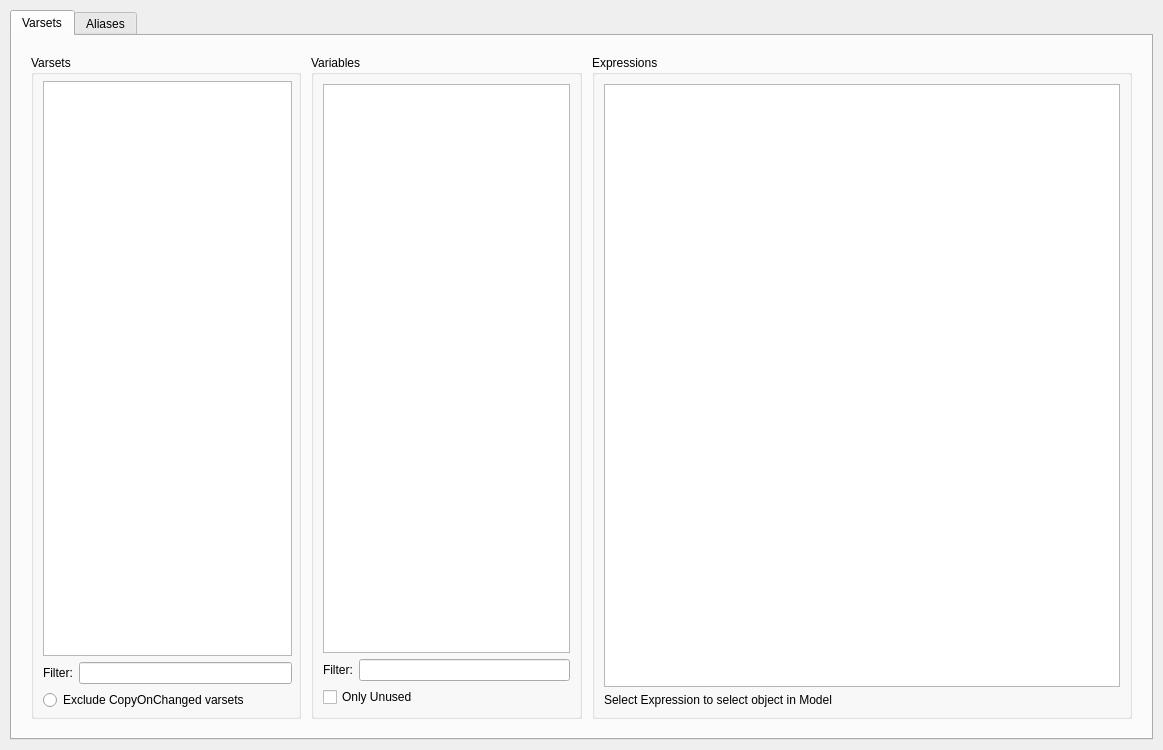
<?xml version="1.0" encoding="UTF-8"?>
<ui version="4.0">
 <class>Form</class>
 <widget class="QWidget" name="Form">
  <property name="geometry">
   <rect>
    <x>0</x>
    <y>0</y>
    <width>1163</width>
    <height>750</height>
   </rect>
  </property>
  <property name="windowTitle">
   <string>Form</string>
  </property>
  <layout class="QHBoxLayout" name="horizontalLayout">
   <property name="sizeConstraint">
    <enum>QLayout::SizeConstraint::SetDefaultConstraint</enum>
   </property>
   <property name="leftMargin">
    <number>10</number>
   </property>
   <property name="topMargin">
    <number>10</number>
   </property>
   <property name="rightMargin">
    <number>10</number>
   </property>
   <property name="bottomMargin">
    <number>10</number>
   </property>
   <item>
    <widget class="QTabWidget" name="tabWidget">
     <property name="currentIndex">
      <number>0</number>
     </property>
     <widget class="QWidget" name="varsets_tab">
      <attribute name="title">
       <string>Varsets</string>
      </attribute>
      <layout class="QHBoxLayout" name="horizontalLayout_5">
       <item>
        <layout class="QHBoxLayout" name="horizontalLayout_2" stretch="0,0,0">
         <property name="spacing">
          <number>10</number>
         </property>
         <property name="leftMargin">
          <number>10</number>
         </property>
         <property name="topMargin">
          <number>10</number>
         </property>
         <property name="rightMargin">
          <number>10</number>
         </property>
         <property name="bottomMargin">
          <number>10</number>
         </property>
         <item>
          <widget class="QGroupBox" name="varsets_groupBox">
           <property name="sizePolicy">
            <sizepolicy hsizetype="Expanding" vsizetype="Expanding">
             <horstretch>1</horstretch>
             <verstretch>0</verstretch>
            </sizepolicy>
           </property>
           <property name="title">
            <string>Varsets</string>
           </property>
           <layout class="QVBoxLayout" name="verticalLayout">
            <property name="spacing">
             <number>6</number>
            </property>
            <property name="topMargin">
             <number>6</number>
            </property>
            <property name="rightMargin">
             <number>6</number>
            </property>
            <property name="bottomMargin">
             <number>6</number>
            </property>
            <item>
             <widget class="QListWidget" name="avaliableVarsetsListWidget">
              <property name="sizePolicy">
               <sizepolicy hsizetype="Expanding" vsizetype="Expanding">
                <horstretch>0</horstretch>
                <verstretch>0</verstretch>
               </sizepolicy>
              </property>
             </widget>
            </item>
            <item>
             <layout class="QHBoxLayout" name="horizontalLayout_3">
              <item>
               <widget class="QLabel" name="label">
                <property name="text">
                 <string>Filter:</string>
                </property>
               </widget>
              </item>
              <item>
               <widget class="QLineEdit" name="avaliableVarsetsFilterLineEdit"/>
              </item>
             </layout>
            </item>
            <item>
             <widget class="QRadioButton" name="avaliableVarsetsExcludeClonesRadioButton">
              <property name="text">
               <string>Exclude CopyOnChanged varsets</string>
              </property>
             </widget>
            </item>
           </layout>
          </widget>
         </item>
         <item>
          <widget class="QGroupBox" name="varsetVariablesGroupBox">
           <property name="sizePolicy">
            <sizepolicy hsizetype="Expanding" vsizetype="Expanding">
             <horstretch>1</horstretch>
             <verstretch>0</verstretch>
            </sizepolicy>
           </property>
           <property name="title">
            <string>Variables</string>
           </property>
           <layout class="QVBoxLayout" name="verticalLayout_2">
            <item>
             <widget class="QListWidget" name="varsetVariableNamesListWidget"/>
            </item>
            <item>
             <layout class="QHBoxLayout" name="horizontalLayout_4">
              <item>
               <widget class="QLabel" name="label_2">
                <property name="text">
                 <string>Filter:</string>
                </property>
               </widget>
              </item>
              <item>
               <widget class="QLineEdit" name="varsetVariableNamesFilterLineEdit"/>
              </item>
             </layout>
            </item>
            <item>
             <widget class="QCheckBox" name="varsetVariableNamesOnlyUnusedCheckBox">
              <property name="text">
               <string>Only Unused</string>
              </property>
             </widget>
            </item>
           </layout>
          </widget>
         </item>
         <item>
          <widget class="QGroupBox" name="varsetExpressionsGroupBox">
           <property name="sizePolicy">
            <sizepolicy hsizetype="Expanding" vsizetype="Expanding">
             <horstretch>2</horstretch>
             <verstretch>0</verstretch>
            </sizepolicy>
           </property>
           <property name="title">
            <string>Expressions</string>
           </property>
           <layout class="QVBoxLayout" name="verticalLayout_3">
            <item>
             <widget class="QListWidget" name="varsetExpressionsListWidget">
              <property name="sizePolicy">
               <sizepolicy hsizetype="Expanding" vsizetype="Expanding">
                <horstretch>2</horstretch>
                <verstretch>0</verstretch>
               </sizepolicy>
              </property>
             </widget>
            </item>
            <item>
             <widget class="QLabel" name="label_3">
              <property name="text">
               <string>Select Expression to select object in Model</string>
              </property>
             </widget>
            </item>
           </layout>
          </widget>
         </item>
        </layout>
       </item>
      </layout>
     </widget>
     <widget class="QWidget" name="aliases_tab">
      <attribute name="title">
       <string>Aliases</string>
      </attribute>
     </widget>
    </widget>
   </item>
  </layout>
 </widget>
 <resources/>
 <connections/>
</ui>
